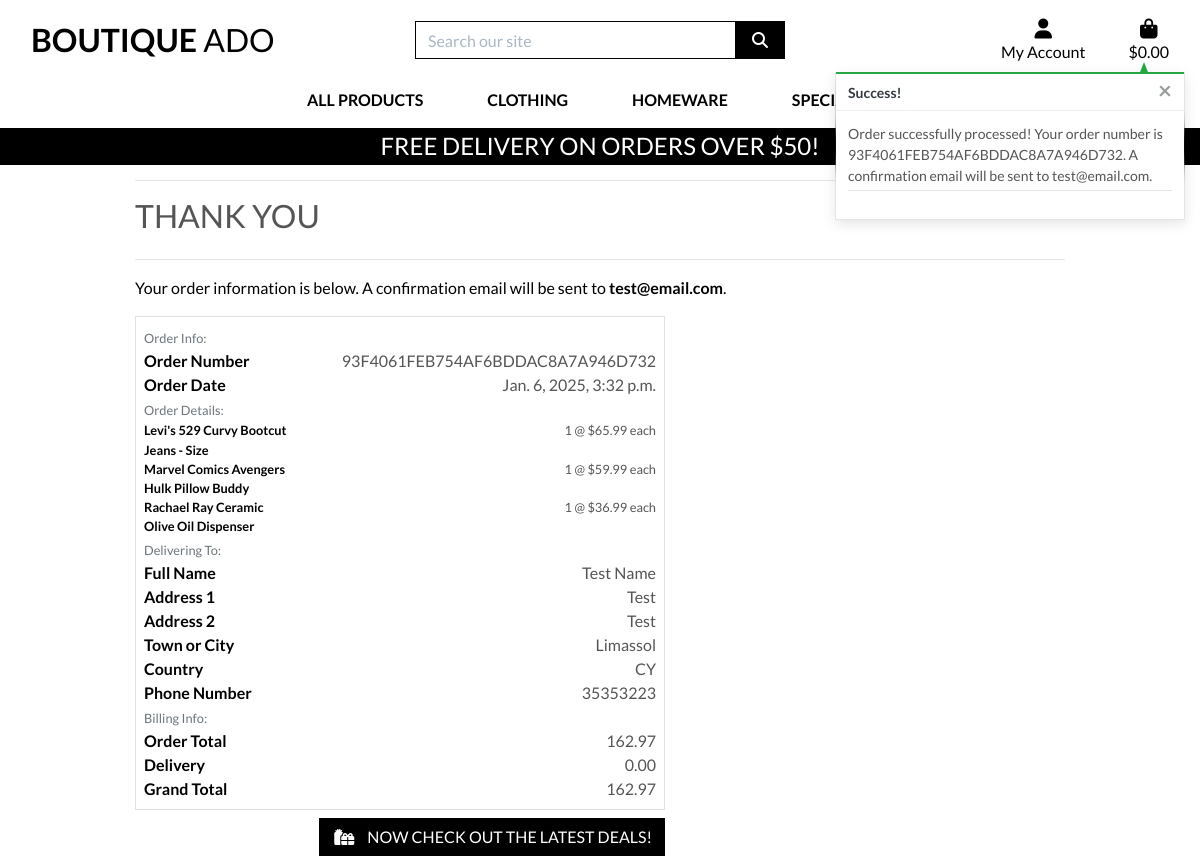
/checkout/checkout_success/93F4061FEB754AF6BDDAC8A7A946D732, run on the app's committed database.
### checkout/models.py (models this page shows, shortened)
class Order(models.Model):
    order_number = models.CharField(max_length=32, null=False, editable=False)
    user_profile = models.ForeignKey(
        UserProfile,
        on_delete=models.SET_NULL,
        null=True,
        blank=True,
        related_name="orders",
    )
    full_name = models.CharField(max_length=50, null=False, blank=False)
    email = models.EmailField(max_length=254, null=False, blank=False)
    phone_number = models.CharField(max_length=20, null=False, blank=False)
    country = CountryField(blank_label="Country *", null=False, blank=False)
    postcode = models.CharField(max_length=20, null=True, blank=True)
    town_or_city = models.CharField(max_length=40, null=False, blank=False)
    street_address1 = models.CharField(max_length=80, null=False, blank=False)
    street_address2 = models.CharField(max_length=80, null=True, blank=True)
    county = models.CharField(max_length=80, null=True, blank=True)
    date = models.DateTimeField(auto_now_add=True)
    delivery_cost = models.DecimalField(
        max_digits=6, decimal_places=2, null=False, default=0
    )
    order_total = models.DecimalField(
        max_digits=10, decimal_places=2, null=False, default=0
    )
    grand_total = models.DecimalField(
        max_digits=10, decimal_places=2, null=False, default=0
    )
    original_bag = models.TextField(null=False, blank=False, default="")
    stripe_pid = models.CharField(max_length=254, null=False, blank=False, default="")

class OrderLineItem(models.Model):
    order = models.ForeignKey(
        Order,
        null=False,
        blank=False,
        on_delete=models.CASCADE,
        related_name="lineitems",
    )
    product = models.ForeignKey(
        Product, null=False, blank=False, on_delete=models.CASCADE
    )
    product_size = models.CharField(
        max_length=2, null=True, blank=True
    )  # XS, S, M, L, XL
    quantity = models.IntegerField(null=False, blank=False, default=0)
    lineitem_total = models.DecimalField(
        max_digits=6, decimal_places=2, null=False, blank=False, editable=False
    )

### products/models.py (models this page shows, shortened)
class Product(models.Model):
    category = models.ForeignKey('Category', null=True, blank=True, on_delete=models.SET_NULL)
    sku = models.CharField(max_length=254, null=True, blank=True)
    name = models.CharField(max_length=254)
    description = models.TextField()
    has_sizes = models.BooleanField(default=False, null=True, blank=True)
    price = models.DecimalField(max_digits=6, decimal_places=2)
    rating = models.DecimalField(max_digits=6, decimal_places=2, null=True, blank=True)
    image_url = models.URLField(max_length=1024, null=True, blank=True)
    image = models.ImageField(null=True, blank=True)

### checkout/views.py (the view)
def checkout_success(request, order_number):
    save_info = request.session.get("save_info")
    order = get_object_or_404(Order, order_number=order_number)
    messages.success(
        request,
        f"Order successfully processed! \
        Your order number is {order_number}. A confirmation \
        email will be sent to {order.email}.",
    )
    if "bag" in request.session:
        del request.session["bag"]
    template = "checkout/checkout_success.html"
    context = {
        "order": order,
    }
    return render(request, template, context)

### bag/contexts.py (called while the page is built, shortened)
def bag_contents(request):
    bag_items = []
    total = 0
    product_count = 0
    bag = request.session.get('bag', {})
    if total < settings.FREE_DELIVERY_THRESHOLD:
        delivery = total * Decimal(settings.STANDARD_DELIVERY_PERCENTAGE / 100)
        free_delivery_delta = settings.FREE_DELIVERY_THRESHOLD - total
    else:
        delivery = 0
        free_delivery_delta = 0
    grand_total = delivery + total
    context = {
        'bag_items': bag_items,
        'total': total,
        'product_count': product_count,
        'delivery': delivery,
        'free_delivery_delta': free_delivery_delta,
        'free_delivery_threshold': settings.FREE_DELIVERY_THRESHOLD,
        'grand_total': grand_total,
    }
    return context

### checkout/templates/checkout/checkout_success.html (shortened to what this page needs)
{% extends 'base.html' %}
{% load static %}
{% block extra_css %}
  <link rel="stylesheet" href="{% static 'checkout/css/checkout.css' %}" />
{% endblock %}
{% block page_header %}
  <div class="container header-container">
  </div>
{% endblock %}
{% block content %}
  <div class="overlay"></div>
  <div class="container">
    <div class="row">
      <div class="col">
        <hr />
        <h2 class="logo-font mb-4">Thank You</h2>
        <hr />
        <p class="text-black">
          Your order information is below. A confirmation email will be sent to <strong>{{ order.email }}</strong>.
        </p>
      </div>
    </div>
    <div class="row">
      <div class="col-12 col-lg-7">
        <div class="order-confirmation-wrapper p-2 border">
          <div class="row">
            <div class="col">
              <small class="text-muted">Order Info:</small>
            </div>
          </div>
          <div class="row">
            <div class="col-12 col-md-4">
              <p class="mb-0 text-black font-weight-bold">Order Number</p>
            </div>
            <div class="col-12 col-md-8 text-md-right">
              <p class="mb-0">{{ order.order_number }}</p>
            </div>
          </div>
          <div class="row">
            <div class="col-12 col-md-4">
              <p class="mb-0 text-black font-weight-bold">Order Date</p>
            </div>
            <div class="col-12 col-md-8 text-md-right">
              <p class="mb-0">{{ order.date }}</p>
            </div>
          </div>
          <div class="row">
            <div class="col">
              <small class="text-muted">Order Details:</small>
            </div>
          </div>
          {% for item in order.lineitems.all %}
            <div class="row">
              <div class="col-12 col-md-4">
                <p class="small mb-0 text-black font-weight-bold">
                  {{ item.product.name }}{% if item.product_size %}
                    - Size {{ item.product.size|upper }}
                  {% endif %}
                </p>
              </div>
              <div class="col-12 col-md-8 text-md-right">
                <p class="small mb-0">{{ item.quantity }} @ ${{ item.product.price }} each</p>
              </div>
            </div>
          {% endfor %}
          <div class="row">
            <div class="col">
              <small class="text-muted">Delivering To:</small>
            </div>
          </div>
          <div class="row">
            <div class="col-12 col-md-4">
              <p class="mb-0 text-black font-weight-bold">Full Name</p>
            </div>
            <div class="col-12 col-md-8 text-md-right">
              <p class="mb-0">{{ order.full_name }}</p>
            </div>
          </div>
          <div class="row">
            <div class="col-12 col-md-4">
              <p class="mb-0 text-black font-weight-bold">Address 1</p>
            </div>
            <div class="col-12 col-md-8 text-md-right">
              <p class="mb-0">{{ order.street_address1 }}</p>
            </div>
          </div>
          {% if order.street_address2 %}
            <div class="row">
              <div class="col-12 col-md-4">
                <p class="mb-0 text-black font-weight-bold">Address 2</p>
              </div>
              <div class="col-12 col-md-8 text-md-right">
                <p class="mb-0">{{ order.street_address1 }}</p>
              </div>
            </div>
          {% endif %}
          <div class="row">
            <div class="col-12 col-md-4">
              <p class="mb-0 text-black font-weight-bold">Town or City</p>
            </div>
            <div class="col-12 col-md-8 text-md-right">
              <p class="mb-0">{{ order.town_or_city }}</p>
            </div>
          </div>
          <div class="row">
            <div class="col-12 col-md-4">
              <p class="mb-0 text-black font-weight-bold">Country</p>
            </div>
            <div class="col-12 col-md-8 text-md-right">
              <p class="mb-0">{{ order.country }}</p>
            </div>
          </div>
          <div class="row">
            <div class="col-12 col-md-4">
              <p class="mb-0 text-black font-weight-bold">Phone Number</p>
            </div>
            <div class="col-12 col-md-8 text-md-right">
              <p class="mb-0">{{ order.phone_number }}</p>
            </div>
          </div>
          <div class="row">
            <div class="col">
              <small class="text-muted">Billing Info:</small>
            </div>
          </div>
          <div class="row">
            <div class="col-12 col-md-4">
              <p class="mb-0 text-black font-weight-bold">Order Total</p>
            </div>
            <div class="col-12 col-md-8 text-md-right">
              <p class="mb-0">{{ order.order_total }}</p>
            </div>
          </div>
          <div class="row">
            <div class="col-12 col-md-4">
              <p class="mb-0 text-black font-weight-bold">Delivery</p>
            </div>
            <div class="col-12 col-md-8 text-md-right">
              <p class="mb-0">{{ order.delivery_cost }}</p>
            </div>
          </div>
          <div class="row">
            <div class="col-12 col-md-4">
              <p class="mb-0 text-black font-weight-bold">Grand Total</p>
            </div>
            <div class="col-12 col-md-8 text-md-right">
              <p class="mb-0">{{ order.grand_total }}</p>
            </div>
          </div>
        </div>
      </div>
    </div>
    <div class="row">
      <div class="col-12 col-lg-7 text-right">
        <a href="{% url 'products' %}?category=new_arrivals,deals,clearance" class="btn btn-black rounded-0 my-2">
          <span class="icon mr-2"><i class="fas fa-gifts"></i></span>
          <span class="text-uppercase">Now check out the latest deals!</span>
        </a>
      </div>
    </div>
  </div>
{% endblock %}

### static/css/base.css (style rules this page uses)
html { height: 100%; }
body { background: url('/media/homepage_background_cropped.jpg') no-repeat center center fixed; background-size: cover; height: calc(100vh - 164px); color: #555; font-family: 'Lato'; }
.icon { align-items: center; display: inline-flex; justify-content: center; height: 1.5rem; width: 1.5rem; }
.logo-font { text-transform: uppercase; }
.btn-black { background: black; color: white; }
.text-black { color: #000 !important; }
.overlay { height: 100%; width: 100%; top: 0; left: 0; position: fixed; background: white; z-index: -1; }
@media (min-width: 1200px) { .container { max-width: 80%; } }
@media (min-width: 992px) { .header-container { padding-top: 164px; } }

### data on the page
Order: email "test@email.com", order_number "93F4061FEB754AF6BDDAC8A7A946D732", date "Jan. 6, 2025, 3:32 p.m.", full_name "Test Name", street_address1 "Test", town_or_city "Limassol", country "CY", phone_number "35353223", order_total "162.97", delivery_cost "0.00", grand_total "162.97"
OrderLineItem: product.name "Levi's 529 Curvy Bootcut Jeans", quantity "1", product.price "65.99"
OrderLineItem: product.name "Marvel Comics Avengers Hulk Pillow Buddy", quantity "1", product.price "59.99"
OrderLineItem: product.name "Rachael Ray Ceramic Olive Oil Dispenser", quantity "1", product.price "36.99"

### other printed values
{{ free_delivery_threshold }} "50"
{{ message | safe }} "Order successfully processed! Your order number is 93F4061FEB754AF6BDDAC8A7A946D732. A confirmation email will be sent to test@email.com."
